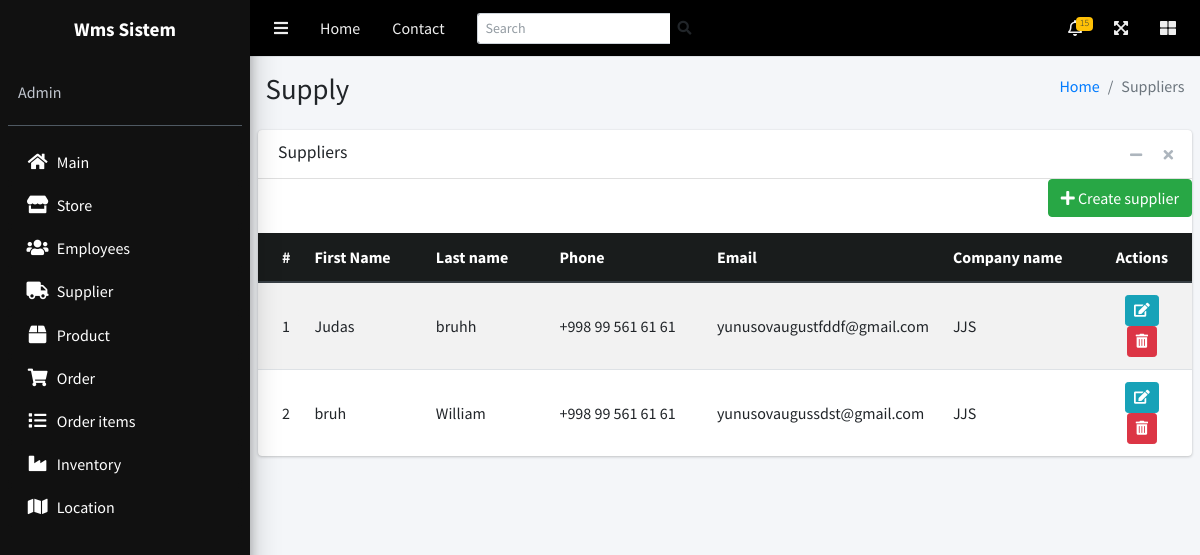
The app's page /product/view_s/ with its own data.
### product/models.py (models this page shows, shortened)
class Supplier(models.Model):
    first_name = models.CharField(max_length=255)
    last_name = models.CharField(max_length=255)
    phone = models.CharField(max_length=20, blank=True, null=True)
    email = models.EmailField(blank=True, null=True)
    company_name = models.CharField(max_length=255, blank=True, null=True)

### product/views.py (the view)
# urls.py: path('view_s/', supplier_view, name='supplier'),
def supplier_view(request):
    suppliers = Supplier.objects.all()
    ctx = {'suppliers': suppliers}
    return render(request, 'supply.html', ctx)

### templates/supply.html (shortened to what this page needs)
{% extends 'base.html' %}
    {% block content %}
        <div class="content-wrapper">
            <section class="content-header">
                <div class="container-fluid">
                    <div class="row mb-2">
                        <div class="col-sm-6">
                            <h1>Supply</h1>
                        </div>
                        <div class="col-sm-6">
                            <ol class="breadcrumb float-sm-right">
                                <li class="breadcrumb-item"><a href="#">Home</a></li>
                                <li class="breadcrumb-item active">Suppliers</li>
                            </ol>
                        </div>
                    </div>
                </div>
            </section>
            <section class="content">
                <div class="card">
                    <div class="card-header">
                        <h3 class="card-title">Suppliers</h3>
                        <div class="card-tools">
                            <button type="button" class="btn btn-tool" data-card-widget="collapse" title="Collapse">
                                <i class="fas fa-minus"></i>
                            </button>
                            <button type="button" class="btn btn-tool" data-card-widget="remove" title="Remove">
                                <i class="fas fa-times"></i>
                            </button>
                        </div>
                    </div>
                    <div class="card-body p-0">
                        <div class="mb-3 d-flex justify-content-end">
                            <a href="{% url 'create' %}" class="btn btn-success">
                                <i class="fas fa-plus"></i> Create supplier
                            </a>
                        </div>
                        <table class="table table-striped projects">
                            <thead class="thead-dark">
                            <tr>
                                <th style="width: 3%; background: #191c1c">#</th>
                                <th style="width: 15%; background: #191c1c">First Name</th>
                                <th style="width: 15%; background: #191c1c">Last name</th>
                                <th style="width: 20%; background: #191c1c">Phone</th>
                                <th style="width: 20%; background: #191c1c">Email</th>
                                <th style="width: 20%; background: #191c1c">Company name</th>
                                <th style="width: 10%; background: #191c1c" class="text-center">Actions</th>
                            </tr>
                            </thead>
                            <tbody>
                            {% for supplier in suppliers %}
                                <tr>
                                    <td>{{ supplier.id }}</td>
                                    <td>{{ supplier.first_name }}</td>
                                    <td>{{ supplier.last_name }}</td>
                                    <td>{{ supplier.phone }}</td>
                                    <td>{{ supplier.email }}</td>
                                    <td>{{ supplier.company_name }}</td>
                                    <td class="text-center">
                                        <a href="{% url 'update' supplier.id %}"
                                           class="btn btn-sm btn-info">
                                            <i class="fas fa-edit"></i>
                                        </a>
                                        <a href="{% url 'delete' supplier.id %}" class="btn btn-sm btn-danger"
                                           data-bs-toggle="modal">
                                            <i class="fas fa-trash-alt"></i>
                                        </a>
                                    </td>
                                </tr>
                            {% endfor %}
                            </tbody>
                        </table>
                    </div>
                </div>
            </section>
        </div>
    {% endblock %}

### records on screen
Supplier: id "1", first_name "Judas", last_name "bruhh", phone "+998 99 561 61 61", email "yunusovaugustfddf@gmail.com", company_name "JJS"
Supplier: id "2", first_name "bruh", last_name "William", phone "+998 99 561 61 61", email "yunusovaugussdst@gmail.com", company_name "JJS"
